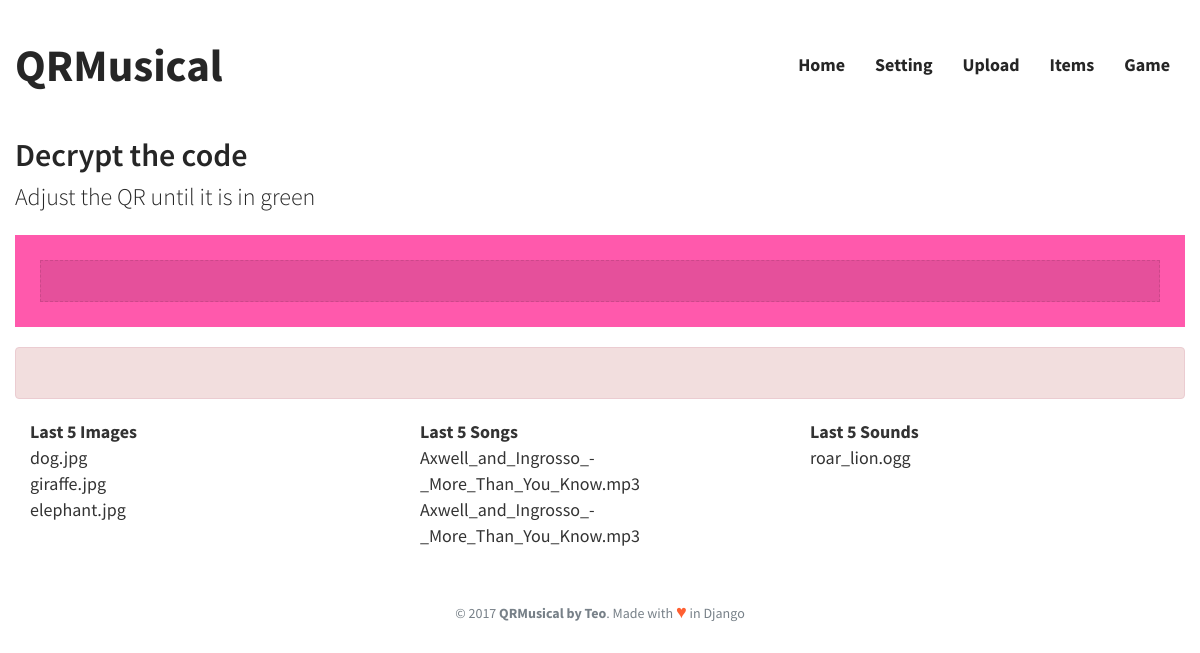
The app's page /, older data.
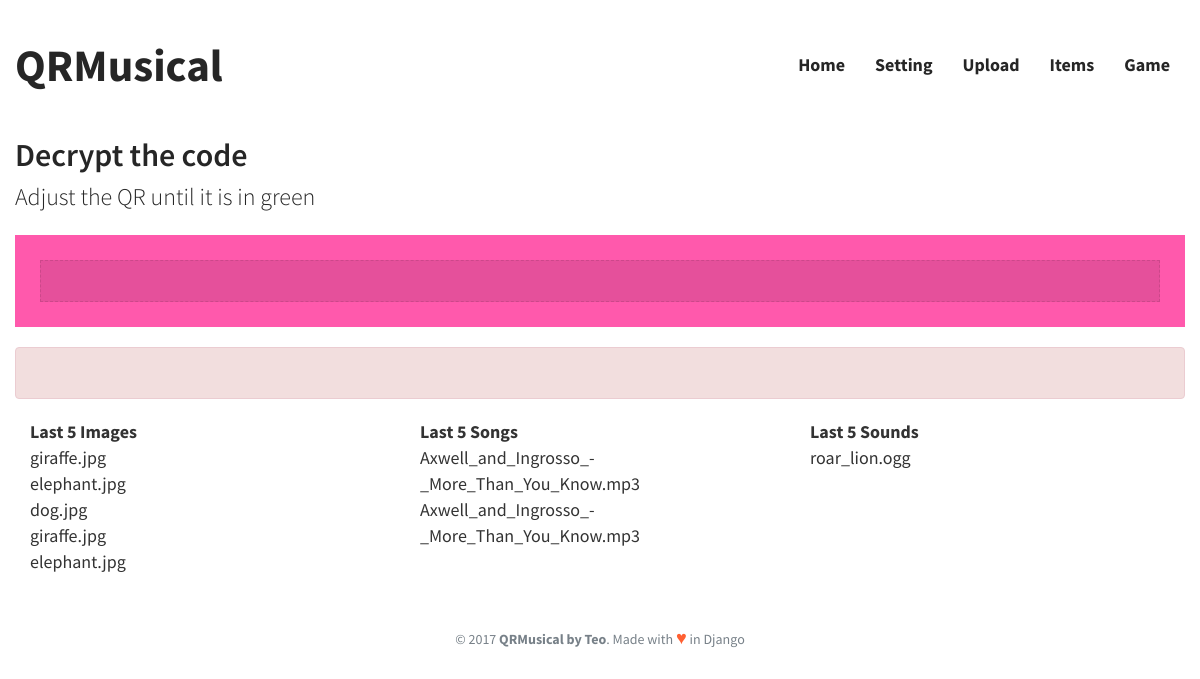
The same page, newer data.
### appQRMusical/models.py (models this page shows)
class File(models.Model):
    FILE_TYPES = (
        ('mp3', 'Song'),
        ('ogg', 'Sound'),
        ('jpg', 'Image'),
    )
    id = models.AutoField(primary_key=True)
    file = models.FileField(upload_to=directory_to_upload)
    filename = models.CharField(max_length=128, blank=True, null=True)
    filetype = models.CharField(max_length=3, choices=FILE_TYPES, blank=True)
    upload_date = models.DateTimeField(auto_now_add=True)
    def __str__(self):
        return self.filename

### appQRMusical/views.py (the view)
# urls.py: 2. Add a URL to urlpatterns:  url(r'^$', views.home, name='home')
def home(request):
	global_vars.cam
	global_vars.message
	global_vars.zbar_status
	context = last_items(request, 5)
	context['alert'] = "alert-info"
	if global_vars.cam == 0:
		global_vars.message = 'Get close QR code to cam'
		global_vars.cam = 1
	elif global_vars.cam == 1:
		global_vars.zbar_status = os.popen('/usr/bin/zbarcam --prescale=320x240','r')
		global_vars.cam = 2
	elif global_vars.cam == 2:
		if global_vars.zbar_status != None:
			t = threading.Thread(target=read_code)
			t.start()
	print(global_vars.message)
	if global_vars.message != "Get close QR code to cam":
		if os.path.exists(global_vars.message):
			context['alert'] = "alert-success"
		else:
			context['alert'] = "alert-danger"
			context['message'] = "The code NO exists"
	context['message'] = global_vars.message
	return render(request, 'home.html', context)

### appQRMusical/templatetags/zbar_extras.py (called while the page is built)
@register.simple_tag
def start_cam():
	print("Start Cam")

### appQRMusical/views.py (called while the page is built)
def last_items(request, number_objects):
	return {
		'images_list'	: File.objects.order_by('-upload_date').filter(filetype="jpg")[:number_objects],
		'songs_list'	: File.objects.order_by('-upload_date').filter(filetype="mp3")[:number_objects],
		'sounds_list'	: File.objects.order_by('-upload_date').filter(filetype="ogg")[:number_objects],
	}

### appQRMusical/templates/home.html
{% extends "common_template.html" %}
{% block activate_home %} class="active" {% endblock %}
{% block content %}
<div class="container">
	<div class="row">
		<h1>Decrypt the code</h1>
        <h2>Adjust the QR until it is in green</h2>
		<div class="col-sm-12 QRM_box QRM_pink">
			<div class="QRM_box_in">
			</div>
		</div>
		<div>
			{% include "message.html" %}
		</div>
	</div>
</div>
<div>
	{% include "last_items.html" with images_list=images_list %}
</div>
{% endblock content %}

### appQRMusical/templates/last_items.html
<div class="container">
    <div class="row">
		<div class="col-sm-4">
			<h5>Last 5 Images</h5>
			{% for img in images_list %}
				<a href="{% url 'item_detail' img.pk %}">
					<p>{{ img }}</p>
				</a>
			{% endfor %}
		</div>
		<div class="col-sm-4">
			<h5>Last 5 Songs</h5>
			{% for son in songs_list %}
				<a href="{% url 'item_detail' son.pk %}">
					<p>{{ son }}</p>
				</a>
			{% endfor %}
		</div>
		<div class="col-sm-4">
			<h5>Last 5 Sounds</h5>
			{% for sou in sounds_list %}
				<a href="{% url 'item_detail' sou.pk %}">
					<p>{{ sou }}</p>
				</a>
			{% endfor %}
		</div>
	</div>
</div>

Row changes from the older to the newer data that the page shows:
added File: filename "giraffe.jpg", shown under "Last 5 Images"
added File: filename "elephant.jpg", shown under "Last 5 Images"
